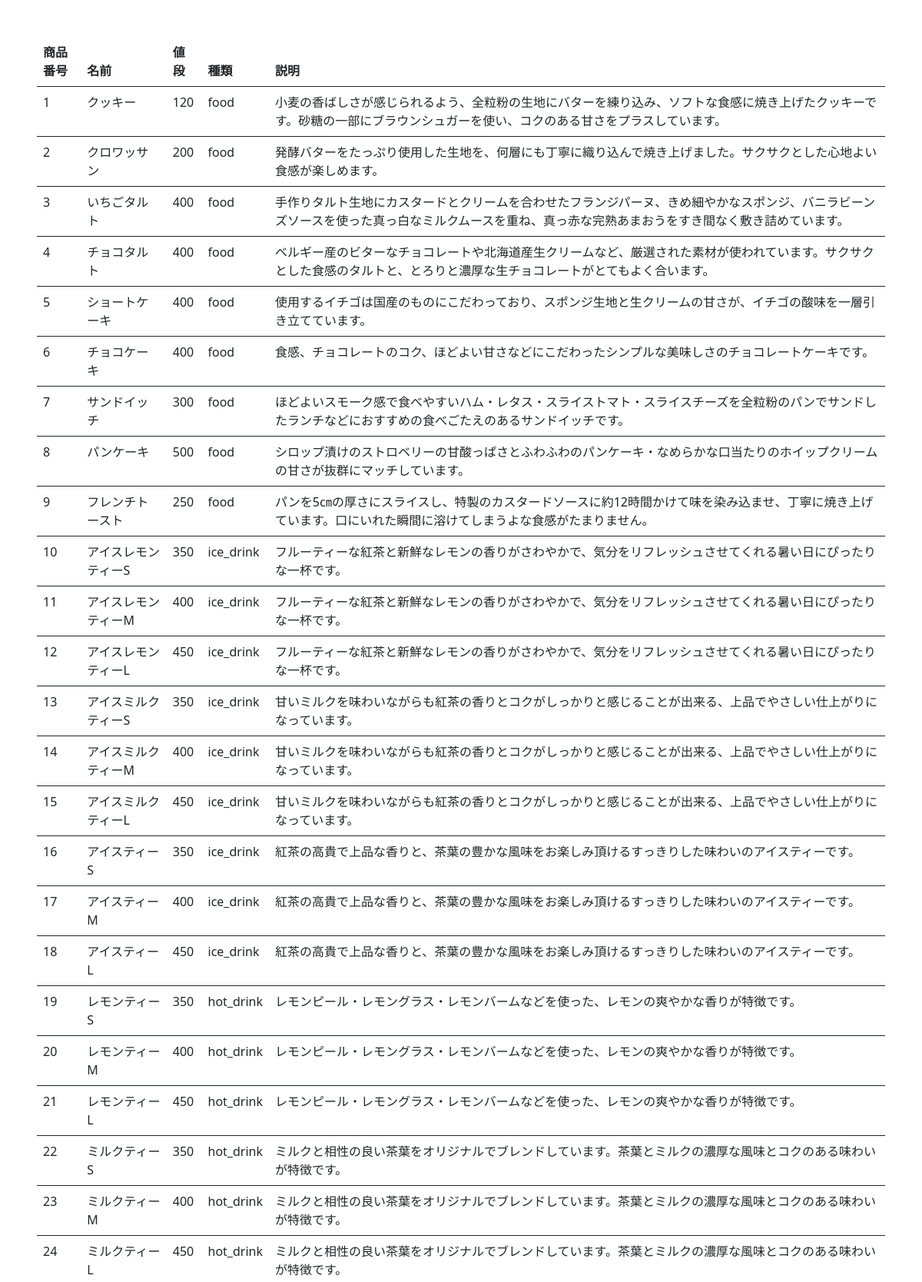
/menu_mana.php (upper part), run on the app's committed database.
### tables this page shows
create table product (
    product_id int auto_increment primary key,  
    product_name varchar(100) not null,         
    product_price int not null,                 
    product_genre varchar(50) not null,         
    image_path varchar(200) not null,           
    product_description varchar(500) not null,  
    is_featured bit not null                    
);

### menu_mana.php (the view, shortened to what this page needs)
<?php require 'server_connection.php'; ?>
<!DOCTYPE html>
<html lang="en">
<head>
    <link href="https://cdn.jsdelivr.net/npm/bootstrap@5.0.2/dist/css/bootstrap.min.css" rel="stylesheet">
</head>
<body>
<div class="m-5">
    <?php
    echo '<table class="table">';
    echo '<thead>';
    echo '<tr>';
	echo '<th scope="col">商品番号</th><th scope="col">名前</th><th scope="col">値段</th><th scope="col">種類</th><th scope="col">説明</th>';
    echo '</tr>';
    echo '</thead>';
    foreach ($pdo->query('select * from product') as $row) {
        echo '<tbody>';
    	echo '<tr>';
    	echo '<td>', $row['product_id'], '</td>';
    	echo '<td>', $row['product_name'], '</td>';
        echo '<td>', $row['product_price'], '</td>';
        echo '<td>', $row['product_genre'], '</td>';
        echo '<td>', $row['product_description'], '</td>';
    	echo '</tr>';
    }
    echo '</tbody>';
    echo '</table>';
    ?>
</div>
</body>
</html>

### data on the page
product: product_id "1", product_name "クッキー", product_price "120", product_genre "food", product_description "小麦の香ばしさが感じられるよう、全粒粉の生地にバターを練り込み、ソフトな食感に焼き上げたクッキーです。砂糖の一部にブラウンシュガーを使い、コクのある甘さをプラスしています。"
product: product_id "2", product_name "クロワッサン", product_price "200", product_genre "food", product_description "発酵バターをたっぷり使用した生地を、何層にも丁寧に織り込んで焼き上げました。サクサクとした心地よい食感が楽しめます。"
product: product_id "3", product_name "いちごタルト", product_price "400", product_genre "food", product_description "手作りタルト生地にカスタードとクリームを合わせたフランジパーヌ、きめ細やかなスポンジ、バニラビーンズソースを使った真っ白なミルクムースを重ね、真っ赤な完熟あまおうをすき間なく敷き詰めています。"
product: product_id "4", product_name "チョコタルト", product_price "400", product_genre "food", product_description "ベルギー産のビターなチョコレートや北海道産生クリームなど、厳選された素材が使われています。サクサクとした食感のタルトと、とろりと濃厚な生チョコレートがとてもよく合います。"
product: product_id "5", product_name "ショートケーキ", product_price "400", product_genre "food", product_description "使用するイチゴは国産のものにこだわっており、スポンジ生地と生クリームの甘さが、イチゴの酸味を一層引き立てています。"
product: product_id "6", product_name "チョコケーキ", product_price "400", product_genre "food", product_description "食感、チョコレートのコク、ほどよい甘さなどにこだわったシンプルな美味しさのチョコレートケーキです。"
product: product_id "7", product_name "サンドイッチ", product_price "300", product_genre "food", product_description "ほどよいスモーク感で食べやすいハム・レタス・スライストマト・スライスチーズを全粒粉のパンでサンドしたランチなどにおすすめの食べごたえのあるサンドイッチです。"
product: product_id "8", product_name "パンケーキ", product_price "500", product_genre "food", product_description "シロップ漬けのストロベリーの甘酸っぱさとふわふわのパンケーキ・なめらかな口当たりのホイップクリームの甘さが抜群にマッチしています。"
product: product_id "9", product_name "フレンチトースト", product_price "250", product_genre "food", product_description "パンを5㎝の厚さにスライスし、特製のカスタードソースに約12時間かけて味を染み込ませ、丁寧に焼き上げています。口にいれた瞬間に溶けてしまうよな食感がたまりません。"
product: product_id "10", product_name "アイスレモンティーS", product_price "350", product_genre "ice_drink", product_description "フルーティーな紅茶と新鮮なレモンの香りがさわやかで、気分をリフレッシュさせてくれる暑い日にぴったりな一杯です。"
product: product_id "11", product_name "アイスレモンティーM", product_price "400", product_genre "ice_drink", product_description "フルーティーな紅茶と新鮮なレモンの香りがさわやかで、気分をリフレッシュさせてくれる暑い日にぴったりな一杯です。"
product: product_id "12", product_name "アイスレモンティーL", product_price "450", product_genre "ice_drink", product_description "フルーティーな紅茶と新鮮なレモンの香りがさわやかで、気分をリフレッシュさせてくれる暑い日にぴったりな一杯です。"
product: product_id "13", product_name "アイスミルクティーS", product_price "350", product_genre "ice_drink", product_description "甘いミルクを味わいながらも紅茶の香りとコクがしっかりと感じることが出来る、上品でやさしい仕上がりになっています。"
product: product_id "14", product_name "アイスミルクティーM", product_price "400", product_genre "ice_drink", product_description "甘いミルクを味わいながらも紅茶の香りとコクがしっかりと感じることが出来る、上品でやさしい仕上がりになっています。"
product: product_id "15", product_name "アイスミルクティーL", product_price "450", product_genre "ice_drink", product_description "甘いミルクを味わいながらも紅茶の香りとコクがしっかりと感じることが出来る、上品でやさしい仕上がりになっています。"
product: product_id "16", product_name "アイスティーS", product_price "350", product_genre "ice_drink", product_description "紅茶の高貴で上品な香りと、茶葉の豊かな風味をお楽しみ頂けるすっきりした味わいのアイスティーです。"
product: product_id "17", product_name "アイスティーM", product_price "400", product_genre "ice_drink", product_description "紅茶の高貴で上品な香りと、茶葉の豊かな風味をお楽しみ頂けるすっきりした味わいのアイスティーです。"
product: product_id "18", product_name "アイスティーL", product_price "450", product_genre "ice_drink", product_description "紅茶の高貴で上品な香りと、茶葉の豊かな風味をお楽しみ頂けるすっきりした味わいのアイスティーです。"
product: product_id "19", product_name "レモンティーS", product_price "350", product_genre "hot_drink", product_description "レモンピール・レモングラス・レモンバームなどを使った、レモンの爽やかな香りが特徴です。"
product: product_id "20", product_name "レモンティーM", product_price "400", product_genre "hot_drink", product_description "レモンピール・レモングラス・レモンバームなどを使った、レモンの爽やかな香りが特徴です。"
product: product_id "21", product_name "レモンティーL", product_price "450", product_genre "hot_drink", product_description "レモンピール・レモングラス・レモンバームなどを使った、レモンの爽やかな香りが特徴です。"
product: product_id "22", product_name "ミルクティーS", product_price "350", product_genre "hot_drink", product_description "ミルクと相性の良い茶葉をオリジナルでブレンドしています。茶葉とミルクの濃厚な風味とコクのある味わいが特徴です。"
product: product_id "23", product_name "ミルクティーM", product_price "400", product_genre "hot_drink", product_description "ミルクと相性の良い茶葉をオリジナルでブレンドしています。茶葉とミルクの濃厚な風味とコクのある味わいが特徴です。"
product: product_id "24", product_name "ミルクティーL", product_price "450", product_genre "hot_drink", product_description "ミルクと相性の良い茶葉をオリジナルでブレンドしています。茶葉とミルクの濃厚な風味とコクのある味わいが特徴です。"
